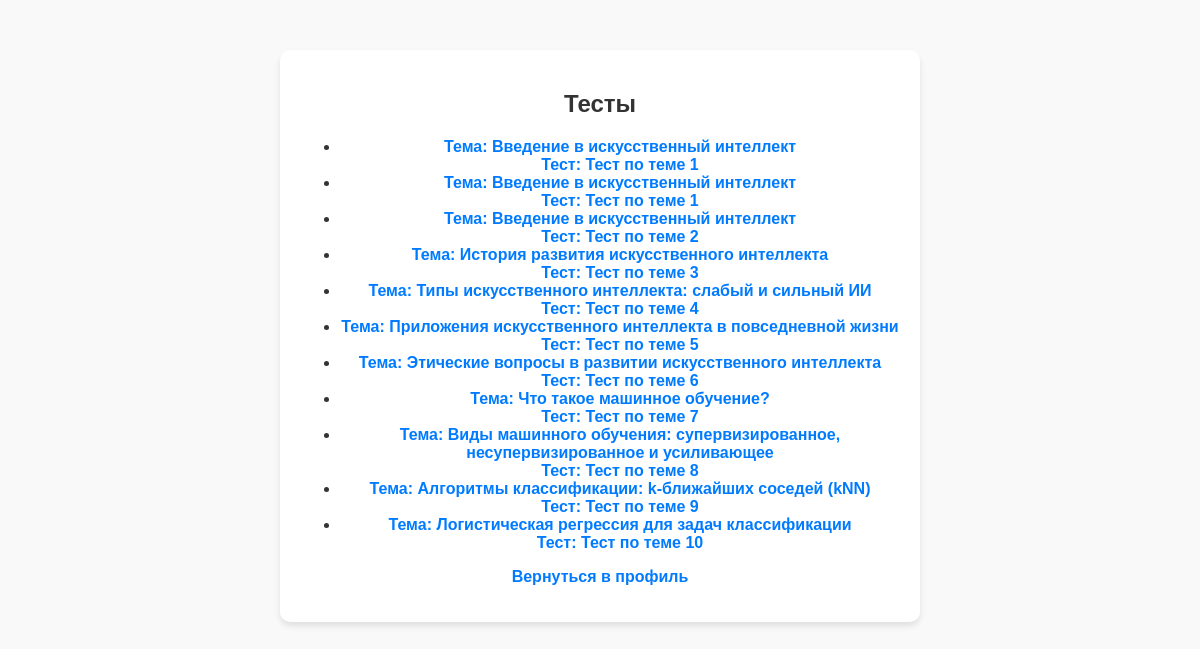
Screenshot of /test.php (signed in) with the database file from the repository.
### tables this page shows
CREATE TABLE `tests` (
  `id` int(11) NOT NULL,
  `topic_id` int(11) NOT NULL,
  `questions` text NOT NULL,
  `title` varchar(255) NOT NULL
);

CREATE TABLE `topics` (
  `id` int(11) NOT NULL,
  `title` varchar(255) NOT NULL,
  `content` text NOT NULL
);

### test.php (the view, shortened to what this page needs)
<?php
$conn = new mysqli("localhost", "root", "", "edu_site");
$sql = "SELECT t.id, t.title AS test_title, tt.title AS topic_title
        FROM tests t
        JOIN topics tt ON t.topic_id = tt.id";
$result = $conn->query($sql);
?>
<!DOCTYPE html>
<html lang="ru">
<head>
    <link rel="stylesheet" href="style.css">
</head>
<body>
    <div class="container">
        <h2>Тесты</h2>
        <?php if ($result->num_rows > 0) : ?>
            <ul>
                <?php while ($row = $result->fetch_assoc()) : ?>
                    <li>
                        <a href="test_questions.php?id=<?php echo htmlspecialchars($row['id']); ?>">
                            <strong>Тема:</strong> <?php echo htmlspecialchars($row['topic_title']); ?> <br>
                            <strong>Тест:</strong> <?php echo htmlspecialchars($row['test_title']); ?>
                        </a>
                    </li>
                <?php endwhile; ?>
            </ul>
        <?php else : ?>
            <p>Нет доступных тестов.</p>
        <?php endif; ?>
        <p><a href="profile.php">Вернуться в профиль</a></p>
    </div>
</body>
</html>

### style.css (style rules this page uses)
:root { --white-color: #fff; --bg-color: #f9f9f9; --gray-color: #ccc; --primary-color: #007BFF; --secondary-color: #6c757d; }
body { font-family: Arial, sans-serif; margin: 0; padding: 0; background: var(--bg-color); color: #333; }
a { text-decoration: none; color: var(--primary-color); font-weight: bold; }
.container { max-width: 1200px; margin: 0 auto; padding: 0 20px; }
.container { max-width: 400px; margin: 100px auto; padding: 20px; background: rgba(255, 255, 255, 0.9); border-radius: 10px; box-shadow: 0 4px 6px rgba(0, 0, 0, 0.1); transition: transform 0.3s ease, box-shadow 0.3s ease; }
.container { max-width: 400px; margin: 100px auto; padding: 20px; background: rgba(255, 255, 255, 0.9); border-radius: 10px; box-shadow: 0 4px 6px rgba(0, 0, 0, 0.1); transition: transform 0.3s ease, box-shadow 0.3s ease; text-align: center; }
.container { max-width: 600px; margin: 50px auto; padding: 20px; background: var(--white-color); border-radius: 10px; box-shadow: 0 4px 6px rgba(0, 0, 0, 0.1); transition: transform 0.3s ease, box-shadow 0.3s ease; }

### rows the page displays
tests: topic.title "Введение в искусственный интеллект", title "Тест по теме 1"
tests: topic.title "Введение в искусственный интеллект", title "Тест по теме 1"
tests: topic.title "Введение в искусственный интеллект", title "Тест по теме 2"
tests: topic.title "История развития искусственного интеллекта", title "Тест по теме 3"
tests: topic.title "Типы искусственного интеллекта: слабый и сильный ИИ", title "Тест по теме 4"
tests: topic.title "Приложения искусственного интеллекта в повседневной жизни", title "Тест по теме 5"
tests: topic.title "Этические вопросы в развитии искусственного интеллекта", title "Тест по теме 6"
tests: topic.title "Что такое машинное обучение?", title "Тест по теме 7"
tests: topic.title "Виды машинного обучения: супервизированное, несупервизированное и усиливающее", title "Тест по теме 8"
tests: topic.title "Алгоритмы классификации: k-ближайших соседей (kNN)", title "Тест по теме 9"
tests: topic.title "Логистическая регрессия для задач классификации", title "Тест по теме 10"
